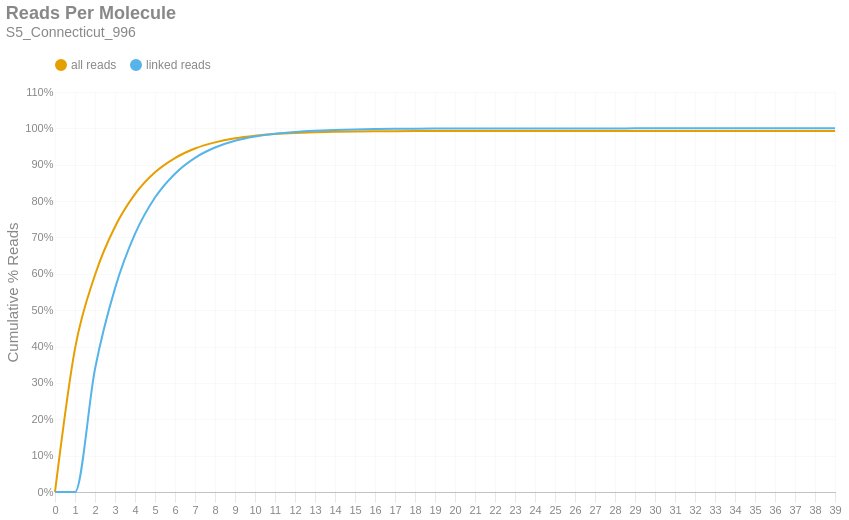

Here is the notebook cell this chart was saved with:
### Markdown cell above
### Reads per Molecule
This chart shows the cumulative distribution of the number of reads per linked molecule. That is, how many alignments are associated with a unique molecule. This excludes the number of reads associated with invalid or absent linked-read barcodes. The `linked` histogram is the percentages recalculated when disregarding singletons.

### Code cell
if SKIPLR:
    print_html(f"Skipped")
else:
    counts = np.bincount(valids['reads'].cast(pl.Int64).to_numpy())
    weighted = counts * np.arange(len(counts))
    all_perc = weighted / n_reads
    linked_perc = weighted / n_linked_reads
    linked_perc[1] = 0
    binned_df = pl.DataFrame({
        'readsper': list(range(len(counts))),
        'all reads (cumsum)': np.cumsum(all_perc).tolist(),
        'linked reads (cumsum)': np.cumsum(linked_perc).tolist(),
    })

    with SafeRender(binned_df):
        (
            density_plot(binned_df, 'Reads Per Molecule', samplename, 'readspmol')
            .encode(
                x=alt.X('readsper:O', title=None).axis(labelAngle=0).scale(padding=0),
                y=alt.Y('value:Q', title='Cumulative % Reads').axis(format='%').stack(False),
                color=alt.Color("key:N").scale(domain=["all reads", "linked reads"]),
                tooltip=[
                    alt.Tooltip("key:N", title="Data Type"),
                    alt.Tooltip("readsper:O", title="Reads Per Molecule"),
                    alt.Tooltip("value:Q", format=".2%", title="% Reads (Cum.)")
                ]            
            )
        ).display()

### Figure 1 — Vega-Lite specification as saved in the notebook (floating-point values rounded to 4 significant figures)
{"width": "container", "height": 400, "config": {"title": {"anchor": "start", "dy": -15, "fontSize": 18, "color": "#888888", "subtitleColor": "#888888", "subtitleFontSize": 14}, "arc": {"fill": "#0072B2"}, "axis": {"domainColor": "#888888", "domainWidth": 0.5, "gridWidth": 0.2, "grid": false, "titleFontWeight": 400, "titleFontSize": 15, "labelFontSize": 11, "labelColor": "#888888", "tickColor": "#888888", "tickWidth": 0.2, "titleColor": "#888888"}, "axisBand": {"grid": false}, "axisX": {"grid": true, "tickSize": 10, "domainCap": "round"}, "axisY": {"domain": false, "grid": true, "tickSize": 0, "domainCap": "round"}, "background": "transparent", "header": {"labelFontSize": 15, "labelColor": "#888888", "titleFontSize": 15, "titleFontWeight": 600, "titleColor": "#888888"}, "legend": {"labelFont": "sans-serif", "labelFontSize": 12, "labelColor": "#888888", "symbolSize": 100, "symbolType": "circle", "titleFontSize": 12, "titlePadding": 10, "titleColor": "#888888", "title": null, "orient": "top"}, "range": {"category": ["#E69F00", "#56B4E9", "#009E73", "#F0E442", "#0072B2", "#D55E00", "#CC79A7", "#000000"], "diverging": ["#cfe8f3", "#a2d4ec", "#73bfe2", "#46abdb", "#1696d2", "#12719e"]}, "area": {"fill": "#0072B2", "fillOpacity": 0.7, "line": true, "strokeOpacity": 0.7}, "line": {"color": "#0072B2", "stroke": "#0072B2", "strokeWidth": 2}, "trail": {"color": "#0072B2", "stroke": "#0072B2", "strokeWidth": 0, "size": 1}, "point": {"filled": true, "fillOpacity": 1.0, "size": 95}, "text": {"color": "#888888", "fontSize": 11, "align": "right", "fontWeight": 400, "size": 11}, "bar": {"fill": "#0072B2", "stroke": null}, "view": {"stroke": null, "continuousWidth": 660, "continuousHeight": 400}}, "data": {"name": "data-76bed31941d1f9ec99630a2551b17e5f"}, "mark": {"type": "line", "interpolate": "monotone", "point": {"opacity": 0, "size": 275}}, "encoding": {"color": {"field": "key", "scale": {"domain": ["all reads", "linked reads"]}, "type": "nominal"}, "tooltip": [{"field": "key", "title": "Data Type", "type": "nominal"}, {"field": "readsper", "title": "Reads Per Molecule", "type": "ordinal"}, {"field": "value", "format": ".2%", "title": "% Reads (Cum.)", "type": "quantitative"}], "x": {"axis": {"labelAngle": 0}, "field": "readsper", "scale": {"padding": 0}, "title": null, "type": "ordinal"}, "y": {"axis": {"format": "%"}, "field": "value", "stack": false, "title": "Cumulative % Reads", "type": "quantitative"}}, "params": [{"name": "param_c36ac31b6afebe62", "select": {"type": "point", "fields": ["key"]}, "bind": "legend"}], "title": {"text": "Reads Per Molecule", "subtitle": "S5_Connecticut_996"}, "transform": [{"fold": ["all reads (cumsum)", "linked reads (cumsum)"]}, {"calculate": "replace(datum.key, ' (cumsum)', '')", "as": "key"}, {"filter": {"param": "param_c36ac31b6afebe62"}}], "usermeta": {"embedOptions": {"downloadFileName": "S5_Connecticut_996.readspmol"}}, "$schema": "https://vega.github.io/schema/vega-lite/v6.1.0.json", "datasets": {"data-76bed31941d1f9ec99630a2551b17e5f": [{"readsper": 0, "all reads (cumsum)": 0.0, "linked reads (cumsum)": 0.0}, {"readsper": 1, "all reads (cumsum)": 0.3944, "linked reads (cumsum)": 0.0}, {"readsper": 2, "all reads (cumsum)": 0.5969, "linked reads (cumsum)": 0.3383}, {"readsper": 3, "all reads (cumsum)": 0.7296, "linked reads (cumsum)": 0.5599}, {"readsper": 4, "all reads (cumsum)": 0.8192, "linked reads (cumsum)": 0.7096}, {"readsper": 5, "all reads (cumsum)": 0.8791, "linked reads (cumsum)": 0.8098}, {"readsper": 6, "all reads (cumsum)": 0.9184, "linked reads (cumsum)": 0.8753}, {"readsper": 7, "all reads (cumsum)": 0.9445, "linked reads (cumsum)": 0.9189}, {"readsper": 8, "all reads (cumsum)": 0.9615, "linked reads (cumsum)": 0.9473}, {"readsper": 9, "all reads (cumsum)": 0.9726, "linked reads (cumsum)": 0.9659}, {"readsper": 10, "all reads (cumsum)": 0.9797, "linked reads (cumsum)": 0.9777}, {"readsper": 11, "all reads (cumsum)": 0.9843, "linked reads (cumsum)": 0.9855}, {"readsper": 12, "all reads (cumsum)": 0.9872, "linked reads (cumsum)": 0.9903}, {"readsper": 13, "all reads (cumsum)": 0.9891, "linked reads (cumsum)": 0.9935}, {"readsper": 14, "all reads (cumsum)": 0.9904, "linked reads (cumsum)": 0.9957}, {"readsper": 15, "all reads (cumsum)": 0.9913, "linked reads (cumsum)": 0.9971}, {"readsper": 16, "all reads (cumsum)": 0.9918, "linked reads (cumsum)": 0.998}, {"readsper": 17, "all reads (cumsum)": 0.9922, "linked reads (cumsum)": 0.9986}, {"readsper": 18, "all reads (cumsum)": 0.9925, "linked reads (cumsum)": 0.9991}, {"readsper": 19, "all reads (cumsum)": 0.9926, "linked reads (cumsum)": 0.9993}, {"readsper": 20, "all reads (cumsum)": 0.9927, "linked reads (cumsum)": 0.9995}, {"readsper": 21, "all reads (cumsum)": 0.9928, "linked reads (cumsum)": 0.9997}, {"readsper": 22, "all reads (cumsum)": 0.9929, "linked reads (cumsum)": 0.9998}, {"readsper": 23, "all reads (cumsum)": 0.9929, "linked reads (cumsum)": 0.9998}, {"readsper": 24, "all reads (cumsum)": 0.993, "linked reads (cumsum)": 0.9999}, {"readsper": 25, "all reads (cumsum)": 0.993, "linked reads (cumsum)": 0.9999}, {"readsper": 26, "all reads (cumsum)": 0.993, "linked reads (cumsum)": 0.9999}, {"readsper": 27, "all reads (cumsum)": 0.993, "linked reads (cumsum)": 0.9999}, {"readsper": 28, "all reads (cumsum)": 0.993, "linked reads (cumsum)": 1.0}, {"readsper": 29, "all reads (cumsum)": 0.993, "linked reads (cumsum)": 1.0}, {"readsper": 30, "all reads (cumsum)": 0.993, "linked reads (cumsum)": 1.0}, {"readsper": 31, "all reads (cumsum)": 0.993, "linked reads (cumsum)": 1.0}, {"readsper": 32, "all reads (cumsum)": 0.993, "linked reads (cumsum)": 1.0}, {"readsper": 33, "all reads (cumsum)": 0.993, "linked reads (cumsum)": 1.0}, {"readsper": 34, "all reads (cumsum)": 0.993, "linked reads (cumsum)": 1.0}, {"readsper": 35, "all reads (cumsum)": 0.993, "linked reads (cumsum)": 1.0}, {"readsper": 36, "all reads (cumsum)": 0.993, "linked reads (cumsum)": 1.0}, {"readsper": 37, "all reads (cumsum)": 0.993, "linked reads (cumsum)": 1.0}, {"readsper": 38, "all reads (cumsum)": 0.993, "linked reads (cumsum)": 1.0}, {"readsper": 39, "all reads (cumsum)": 0.993, "linked reads (cumsum)": 1.0}]}}
